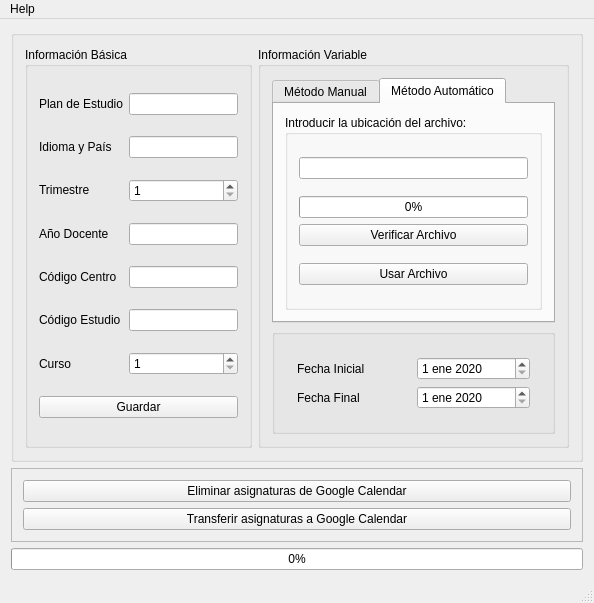
<?xml version="1.0" encoding="UTF-8"?>
<ui version="4.0">
 <class>MainWindowDesign</class>
 <widget class="QMainWindow" name="MainWindowDesign">
  <property name="geometry">
   <rect>
    <x>0</x>
    <y>0</y>
    <width>594</width>
    <height>601</height>
   </rect>
  </property>
  <property name="windowTitle">
   <string>ScrapingUPF</string>
  </property>
  <property name="locale">
   <locale language="Spanish" country="Spain"/>
  </property>
  <widget class="QWidget" name="mainWindow">
   <layout class="QGridLayout" name="gridLayout_3">
    <item row="0" column="0">
     <widget class="QGroupBox" name="basicInformationBox">
      <layout class="QHBoxLayout" name="horizontalLayout">
       <item>
        <widget class="QGroupBox" name="basicInformation">
         <property name="title">
          <string>Información Básica</string>
         </property>
         <layout class="QGridLayout" name="gridLayout_4">
          <item row="0" column="0">
           <widget class="QLabel" name="planEstudio">
            <property name="text">
             <string>Plan de Estudio</string>
            </property>
           </widget>
          </item>
          <item row="7" column="0" colspan="2">
           <widget class="QPushButton" name="saveButton">
            <property name="text">
             <string>Guardar</string>
            </property>
           </widget>
          </item>
          <item row="3" column="0">
           <widget class="QLabel" name="planDocente">
            <property name="text">
             <string>&lt;html&gt;&lt;head/&gt;&lt;body&gt;&lt;p&gt;Año Docente&lt;/p&gt;&lt;/body&gt;&lt;/html&gt;</string>
            </property>
           </widget>
          </item>
          <item row="4" column="1">
           <widget class="QLineEdit" name="codigoCentroText"/>
          </item>
          <item row="5" column="1">
           <widget class="QLineEdit" name="codigoEstudioText"/>
          </item>
          <item row="2" column="1">
           <widget class="QSpinBox" name="trimestreSpinBox">
            <property name="minimum">
             <number>1</number>
            </property>
            <property name="maximum">
             <number>3</number>
            </property>
           </widget>
          </item>
          <item row="5" column="0">
           <widget class="QLabel" name="codigoEstudio">
            <property name="text">
             <string>Código Estudio</string>
            </property>
           </widget>
          </item>
          <item row="6" column="0">
           <widget class="QLabel" name="curso">
            <property name="text">
             <string>Curso</string>
            </property>
           </widget>
          </item>
          <item row="6" column="1">
           <widget class="QSpinBox" name="cursoSpinBox">
            <property name="minimum">
             <number>1</number>
            </property>
            <property name="maximum">
             <number>4</number>
            </property>
           </widget>
          </item>
          <item row="4" column="0">
           <widget class="QLabel" name="codigoCentro">
            <property name="text">
             <string>Código Centro</string>
            </property>
           </widget>
          </item>
          <item row="1" column="0">
           <widget class="QLabel" name="idiomaPais">
            <property name="text">
             <string>Idioma y País</string>
            </property>
           </widget>
          </item>
          <item row="1" column="1">
           <widget class="QLineEdit" name="idiomaPaisText"/>
          </item>
          <item row="0" column="1">
           <widget class="QLineEdit" name="planEstudioText"/>
          </item>
          <item row="2" column="0">
           <widget class="QLabel" name="trimestre">
            <property name="text">
             <string>&lt;html&gt;&lt;head/&gt;&lt;body&gt;&lt;p&gt;Trimestre&lt;/p&gt;&lt;/body&gt;&lt;/html&gt;</string>
            </property>
           </widget>
          </item>
          <item row="3" column="1">
           <widget class="QLineEdit" name="planDocenteText"/>
          </item>
         </layout>
        </widget>
       </item>
       <item>
        <widget class="QGroupBox" name="groupBox">
         <property name="title">
          <string>Información Variable</string>
         </property>
         <layout class="QVBoxLayout" name="verticalLayout_2">
          <item>
           <widget class="QTabWidget" name="tabWidget">
            <property name="autoFillBackground">
             <bool>false</bool>
            </property>
            <property name="currentIndex">
             <number>1</number>
            </property>
            <widget class="QWidget" name="subjectsWidget1">
             <attribute name="title">
              <string>Método Manual</string>
             </attribute>
             <layout class="QVBoxLayout" name="verticalLayout_4">
              <item>
               <widget class="QGroupBox" name="subjectsInfoBox">
                <property name="title">
                 <string/>
                </property>
                <layout class="QGridLayout" name="gridLayout">
                 <item row="3" column="1">
                  <widget class="QLineEdit" name="subjectSeminarsText"/>
                 </item>
                 <item row="3" column="0" alignment="Qt::AlignHCenter">
                  <widget class="QLabel" name="subjectSeminars">
                   <property name="text">
                    <string>&lt;html&gt;&lt;head/&gt;&lt;body&gt;&lt;p&gt;Grupo de Seminarios&lt;/p&gt;&lt;/body&gt;&lt;/html&gt;</string>
                   </property>
                  </widget>
                 </item>
                 <item row="4" column="0" colspan="2">
                  <widget class="QPushButton" name="addButton">
                   <property name="text">
                    <string>Añadir</string>
                   </property>
                  </widget>
                 </item>
                 <item row="1" column="0" alignment="Qt::AlignHCenter">
                  <widget class="QLabel" name="subjectTheory">
                   <property name="text">
                    <string>Grupo de Teoría</string>
                   </property>
                  </widget>
                 </item>
                 <item row="1" column="1">
                  <widget class="QLineEdit" name="subjectTheoryText"/>
                 </item>
                 <item row="0" column="0">
                  <widget class="QLabel" name="subjectCode">
                   <property name="text">
                    <string>Código de Asignatura</string>
                   </property>
                  </widget>
                 </item>
                 <item row="0" column="1">
                  <widget class="QLineEdit" name="subjectCodeText"/>
                 </item>
                 <item row="2" column="0" alignment="Qt::AlignHCenter">
                  <widget class="QLabel" name="subjectPractice">
                   <property name="text">
                    <string>&lt;html&gt;&lt;head/&gt;&lt;body&gt;&lt;p&gt;Grupo de Prácticas&lt;/p&gt;&lt;/body&gt;&lt;/html&gt;</string>
                   </property>
                  </widget>
                 </item>
                 <item row="2" column="1">
                  <widget class="QLineEdit" name="subjectPracticesText"/>
                 </item>
                </layout>
               </widget>
              </item>
              <item>
               <widget class="QPushButton" name="clearButton">
                <property name="text">
                 <string>Limpiar Asignaturas</string>
                </property>
               </widget>
              </item>
             </layout>
            </widget>
            <widget class="QWidget" name="subjectsWidget2">
             <attribute name="title">
              <string>Método Automático</string>
             </attribute>
             <layout class="QHBoxLayout" name="horizontalLayout_3">
              <item>
               <widget class="QGroupBox" name="subjectFilePathBox">
                <property name="title">
                 <string>Introducir la ubicación del archivo:</string>
                </property>
                <layout class="QVBoxLayout" name="verticalLayout_7">
                 <item>
                  <widget class="QLineEdit" name="filePathText"/>
                 </item>
                 <item>
                  <layout class="QGridLayout" name="gridLayout_5">
                   <item row="1" column="0">
                    <widget class="QPushButton" name="verificationButton">
                     <property name="text">
                      <string>Verificar Archivo</string>
                     </property>
                    </widget>
                   </item>
                   <item row="0" column="0">
                    <widget class="QProgressBar" name="progressBar">
                     <property name="value">
                      <number>0</number>
                     </property>
                    </widget>
                   </item>
                  </layout>
                 </item>
                 <item>
                  <widget class="QPushButton" name="useFileButton">
                   <property name="text">
                    <string>Usar Archivo</string>
                   </property>
                  </widget>
                 </item>
                </layout>
               </widget>
              </item>
             </layout>
            </widget>
           </widget>
          </item>
          <item>
           <widget class="QGroupBox" name="datesBox">
            <property name="title">
             <string/>
            </property>
            <layout class="QVBoxLayout" name="verticalLayout_3">
             <item>
              <widget class="QWidget" name="calendarDates" native="true">
               <property name="autoFillBackground">
                <bool>false</bool>
               </property>
               <layout class="QGridLayout" name="gridLayout_2">
                <item row="0" column="1">
                 <widget class="QLabel" name="startDateLabel">
                  <property name="text">
                   <string>Fecha Inicial</string>
                  </property>
                 </widget>
                </item>
                <item row="1" column="1">
                 <widget class="QLabel" name="endDateLabel">
                  <property name="text">
                   <string>Fecha Final</string>
                  </property>
                 </widget>
                </item>
                <item row="1" column="2">
                 <widget class="QDateEdit" name="endDateEdit">
                  <property name="maximumDate">
                   <date>
                    <year>2030</year>
                    <month>1</month>
                    <day>1</day>
                   </date>
                  </property>
                  <property name="minimumDate">
                   <date>
                    <year>2020</year>
                    <month>1</month>
                    <day>1</day>
                   </date>
                  </property>
                 </widget>
                </item>
                <item row="0" column="2">
                 <widget class="QDateEdit" name="startDateEdit">
                  <property name="minimumDateTime">
                   <datetime>
                    <hour>0</hour>
                    <minute>0</minute>
                    <second>0</second>
                    <year>2020</year>
                    <month>1</month>
                    <day>1</day>
                   </datetime>
                  </property>
                  <property name="maximumDate">
                   <date>
                    <year>2030</year>
                    <month>1</month>
                    <day>1</day>
                   </date>
                  </property>
                  <property name="minimumDate">
                   <date>
                    <year>2020</year>
                    <month>1</month>
                    <day>1</day>
                   </date>
                  </property>
                  <property name="calendarPopup">
                   <bool>false</bool>
                  </property>
                 </widget>
                </item>
               </layout>
              </widget>
             </item>
            </layout>
           </widget>
          </item>
         </layout>
        </widget>
       </item>
      </layout>
     </widget>
    </item>
    <item row="2" column="0">
     <widget class="QFrame" name="endBox">
      <property name="frameShape">
       <enum>QFrame::StyledPanel</enum>
      </property>
      <property name="frameShadow">
       <enum>QFrame::Raised</enum>
      </property>
      <layout class="QVBoxLayout" name="verticalLayout">
       <item>
        <widget class="QPushButton" name="deleteButton">
         <property name="text">
          <string>Eliminar asignaturas de Google Calendar</string>
         </property>
        </widget>
       </item>
       <item>
        <widget class="QPushButton" name="transferButton">
         <property name="text">
          <string>Transferir asignaturas a Google Calendar</string>
         </property>
        </widget>
       </item>
      </layout>
     </widget>
    </item>
    <item row="3" column="0">
     <widget class="QProgressBar" name="mainProgressBar">
      <property name="value">
       <number>0</number>
      </property>
     </widget>
    </item>
   </layout>
  </widget>
  <widget class="QMenuBar" name="menuBar">
   <property name="geometry">
    <rect>
     <x>0</x>
     <y>0</y>
     <width>594</width>
     <height>22</height>
    </rect>
   </property>
   <widget class="QMenu" name="menuHelp">
    <property name="title">
     <string>Help</string>
    </property>
    <addaction name="actionAbout"/>
    <addaction name="actionAgradecimientos"/>
    <addaction name="actionManual"/>
    <addaction name="separator"/>
    <addaction name="actionQuit"/>
   </widget>
   <addaction name="menuHelp"/>
  </widget>
  <widget class="QStatusBar" name="statusBar"/>
  <action name="actionAbout">
   <property name="text">
    <string>About</string>
   </property>
  </action>
  <action name="actionManual">
   <property name="text">
    <string>Manual</string>
   </property>
  </action>
  <action name="actionQuit">
   <property name="text">
    <string>Quit</string>
   </property>
  </action>
  <action name="actionAgradecimientos">
   <property name="text">
    <string>Agradecimientos</string>
   </property>
  </action>
 </widget>
 <layoutdefault spacing="6" margin="11"/>
 <tabstops>
  <tabstop>planEstudioText</tabstop>
  <tabstop>idiomaPaisText</tabstop>
  <tabstop>trimestreSpinBox</tabstop>
  <tabstop>planDocenteText</tabstop>
  <tabstop>codigoCentroText</tabstop>
  <tabstop>codigoEstudioText</tabstop>
  <tabstop>cursoSpinBox</tabstop>
  <tabstop>saveButton</tabstop>
  <tabstop>tabWidget</tabstop>
  <tabstop>subjectCodeText</tabstop>
  <tabstop>subjectTheoryText</tabstop>
  <tabstop>subjectPracticesText</tabstop>
  <tabstop>subjectSeminarsText</tabstop>
  <tabstop>addButton</tabstop>
  <tabstop>filePathText</tabstop>
  <tabstop>clearButton</tabstop>
  <tabstop>startDateEdit</tabstop>
  <tabstop>endDateEdit</tabstop>
  <tabstop>deleteButton</tabstop>
  <tabstop>transferButton</tabstop>
 </tabstops>
 <resources/>
 <connections/>
</ui>
